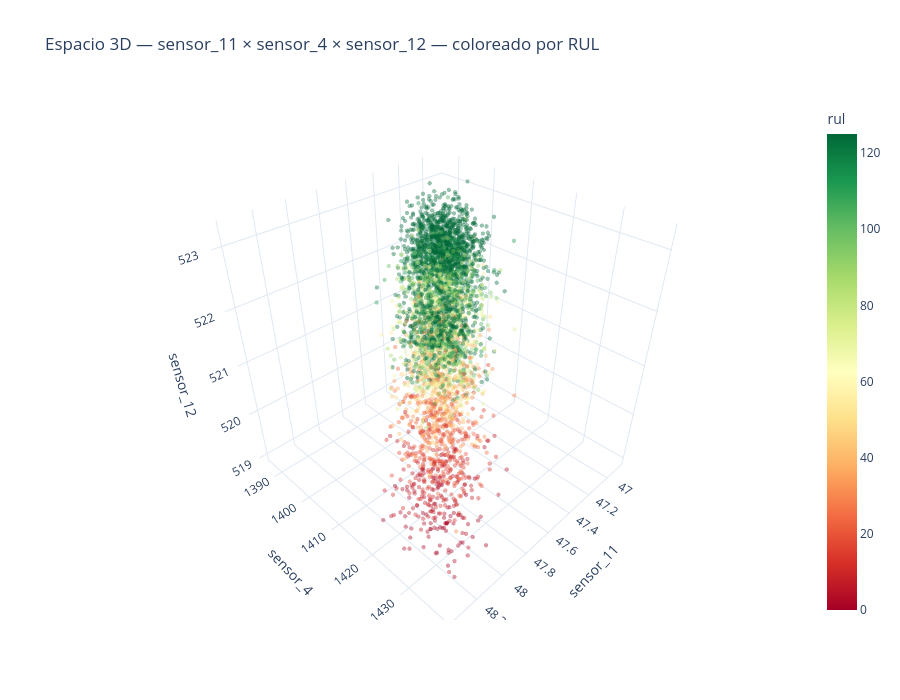

Write notebook code for a chart like this one.
### Code cell
top3 = rul_corr.abs().sort_values(ascending=False).head(3).index.tolist()
sample = train[train["unit_id"].isin(train["unit_id"].unique()[:20])]

fig = px.scatter_3d(
    sample,
    x=top3[0],
    y=top3[1],
    z=top3[2],
    color="rul",
    color_continuous_scale="RdYlGn",
    opacity=0.4,
    title=f"Espacio 3D — {top3[0]} × {top3[1]} × {top3[2]} — coloreado por RUL",
    height=700,
)
fig.update_traces(marker=dict(size=2.5))
fig.update_layout(template="plotly_white")
fig.show()

### Figure 1 — Plotly figure (JSON) as saved in the notebook; plotly's stock layout.template omitted (floating-point values rounded to 4 significant figures; data arrays with more than 128 entries replaced by an {"elided": "..."} marker saying what was removed)
{"data": [{"hovertemplate": "sensor_11=%{x}<br>sensor_4=%{y}<br>sensor_12=%{z}<br>rul=%{marker.color}<extra></extra>", "legendgroup": "", "marker": {"color": {"elided": "4168 int values"}, "coloraxis": "coloraxis", "opacity": 0.4, "size": 2.5, "symbol": "circle"}, "mode": "markers", "name": "", "scene": "scene", "showlegend": false, "type": "scatter3d", "x": {"elided": "4168 float values"}, "y": {"elided": "4168 float values"}, "z": {"elided": "4168 float values"}}], "layout": {"coloraxis": {"colorbar": {"title": {"text": "rul"}}, "colorscale": [[0, "rgb(165,0,38)"], [0.1, "rgb(215,48,39)"], [0.2, "rgb(244,109,67)"], [0.3, "rgb(253,174,97)"], [0.4, "rgb(254,224,139)"], [0.5, "rgb(255,255,191)"], [0.6, "rgb(217,239,139)"], [0.7, "rgb(166,217,106)"], [0.8, "rgb(102,189,99)"], [0.9, "rgb(26,152,80)"], [1, "rgb(0,104,55)"]]}, "height": 700, "legend": {"tracegroupgap": 0}, "scene": {"domain": {"x": [0, 1], "y": [0, 1]}, "xaxis": {"title": {"text": "sensor_11"}}, "yaxis": {"title": {"text": "sensor_4"}}, "zaxis": {"title": {"text": "sensor_12"}}}, "title": {"text": "Espacio 3D — sensor_11 × sensor_4 × sensor_12 — coloreado por RUL"}}}
